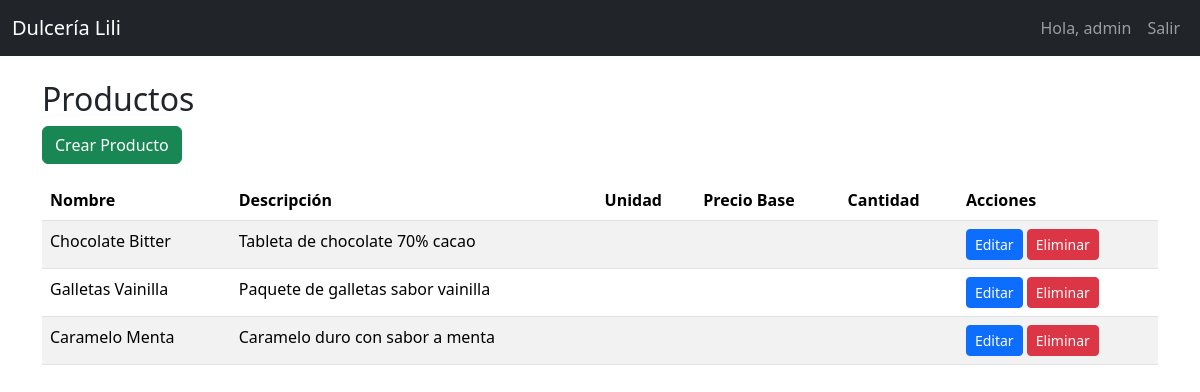
/dulceria_lili/productos/ (signed in), run on the app's committed database.
### inventario/models.py (models this page shows, shortened)
class Producto(models.Model):
    id_producto = models.AutoField(primary_key=True)
    nombre = models.CharField(max_length=45)
    descripcion = models.CharField(max_length=100)
    create_at = models.DateTimeField(auto_now_add=True)

### inventario/views.py (the view)
# urls.py: path('dulceria_lili/productos/', inv_views.ProductoListView.as_view(), name='producto_list'),
class ProductoListView(LoginRequiredMixin, ListView):
    model = Producto
    template_name = 'inventario/producto_list.html'

### Dulceria_lili/inventario/templates/inventario/producto_list.html
{% extends "accounts/base.html" %}
{% block content %}
<h2>Productos</h2>
<a href="{% url 'producto_create' %}" class="btn btn-success mb-3">Crear Producto</a>
<table class="table table-striped">
    <thead>
        <tr>
            <th>Nombre</th>
            <th>Descripción</th>
            <th>Unidad</th>
            <th>Precio Base</th>
            <th>Cantidad</th>
            <th>Acciones</th>
        </tr>
    </thead>
    <tbody>
        {% for producto in object_list %}
        <tr>
            <td>{{ producto.nombre }}</td>
            <td>{{ producto.descripcion }}</td>
            <td>{{ producto.unidad }}</td>
            <td>{{ producto.precio_base }}</td>
            <td>{{ producto.cantidad_producto }}</td>
            <td>
                <a href="{% url 'producto_update' producto.pk %}" class="btn btn-sm btn-primary">Editar</a>
                <a href="{% url 'producto_delete' producto.pk %}" class="btn btn-sm btn-danger">Eliminar</a>
            </td>
        </tr>
        {% empty %}
        <tr><td colspan="6" class="text-center">No hay productos.</td></tr>
        {% endfor %}
    </tbody>
</table>
{% endblock %}

### Dulceria_lili/accounts/templates/accounts/base.html (shortened to what this page needs)
<!DOCTYPE html>
<html lang="es">
<head>
    <link href="https://cdn.jsdelivr.net/npm/bootstrap@5.3.3/dist/css/bootstrap.min.css" rel="stylesheet" />
</head>
<body>
<nav class="navbar navbar-expand-lg navbar-dark bg-dark">
    <div class="container-fluid">
        <a class="navbar-brand" href="{% url 'dashboard' %}">Dulcería Lili</a>
        <div class="collapse navbar-collapse">
            <ul class="navbar-nav ms-auto">
                {% if user.is_authenticated %}
                <li class="nav-item"><span class="nav-link">Hola, {{ user.username }}</span></li>
                <li class="nav-item">
                    <form method="post" action="{% url 'logout' %}" class="d-inline">
                        <button class="btn btn-link nav-link" type="submit">Salir</button>
                    </form>
                </li>
                {% else %}
                <li class="nav-item"><a href="{% url 'login' %}" class="nav-link">Entrar</a></li>
                {% endif %}
            </ul>
        </div>
    </div>
</nav>
<div class="container my-4">
    {% block content %}
    {% endblock %}
</div>
</body>
</html>

### data on the page
Producto: nombre "Chocolate Bitter", descripcion "Tableta de chocolate 70% cacao"
Producto: nombre "Galletas Vainilla", descripcion "Paquete de galletas sabor vainilla"
Producto: nombre "Caramelo Menta", descripcion "Caramelo duro con sabor a menta"

### other printed values
{{ user.username }} "admin"
